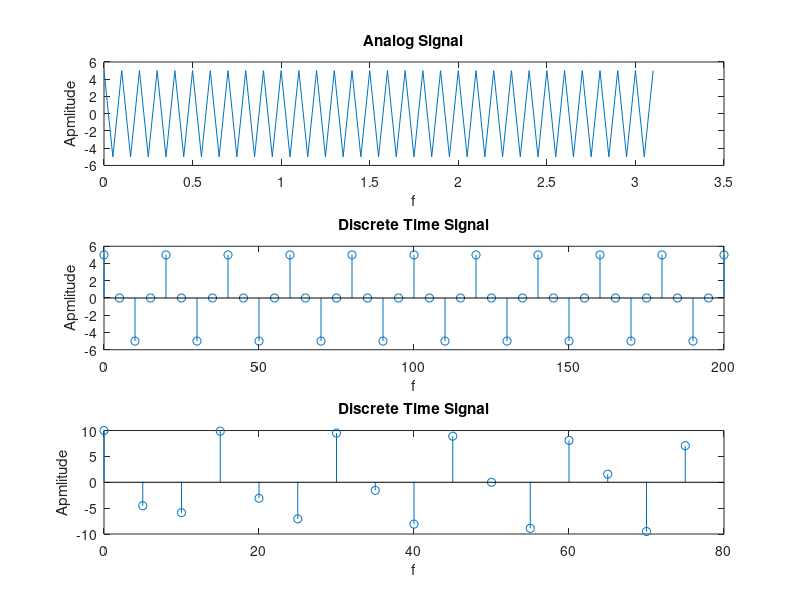

Write MATLAB code to recreate this figure.
clc

t = 0:0.05:3.1416;
y = 5*cos(2*50*pi*t);
subplot(3,1,1);
%figure
plot(t,y);
ylabel('Apmlitude');
xlabel('f');
title('Analog Signal')

n = 0:5:200;
y = 5*cos(0.5*pi*n);
subplot(3,1,2);
%figure
stem(n,y);
ylabel('Apmlitude');
xlabel('f');
title('Discrete Time Signal')

n = 0:5:75;
y = 10*cos(1.33*pi*n);
subplot(3,1,3);
%figure
stem(n,y);
ylabel('Apmlitude');
xlabel('f');
title('Discrete Time Signal')